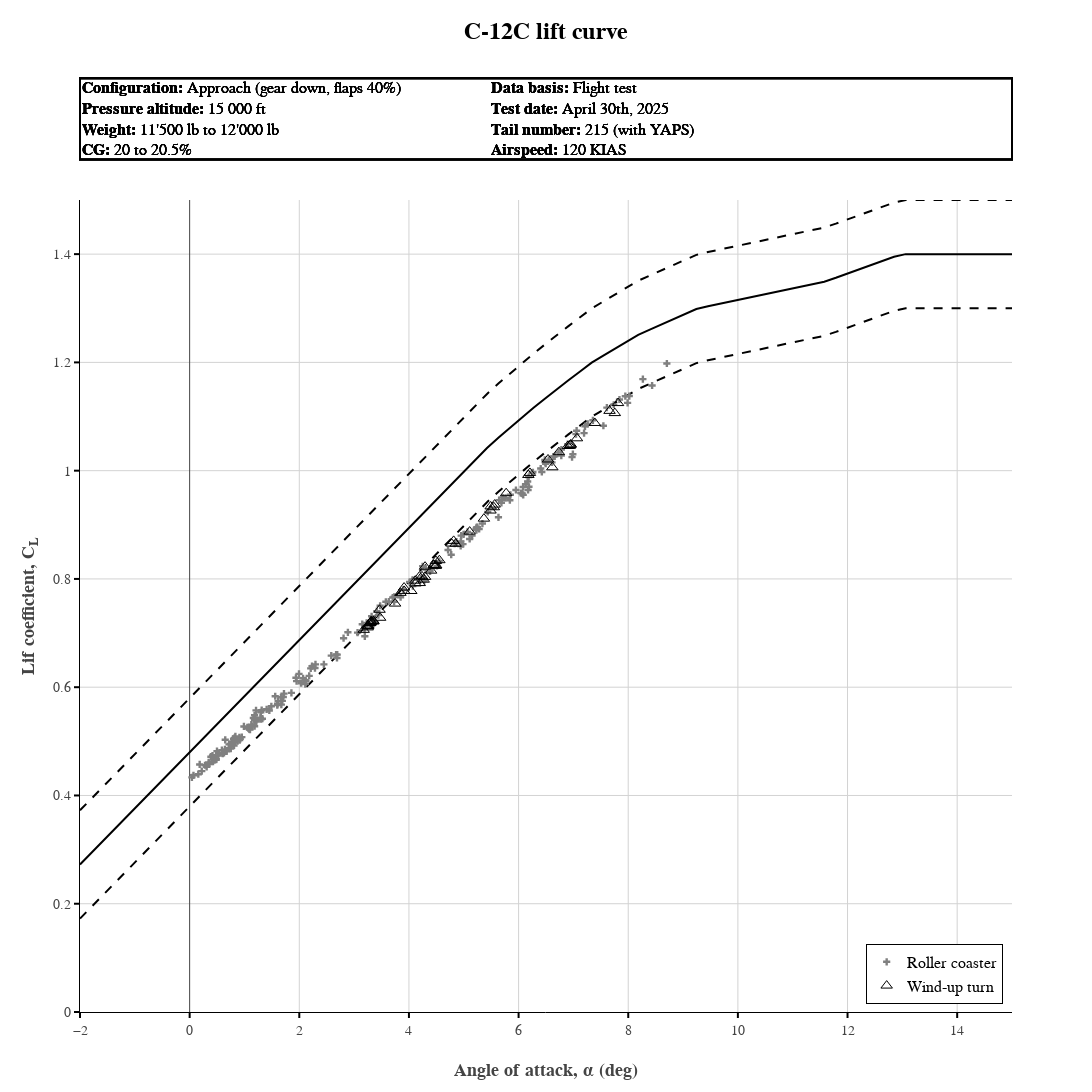
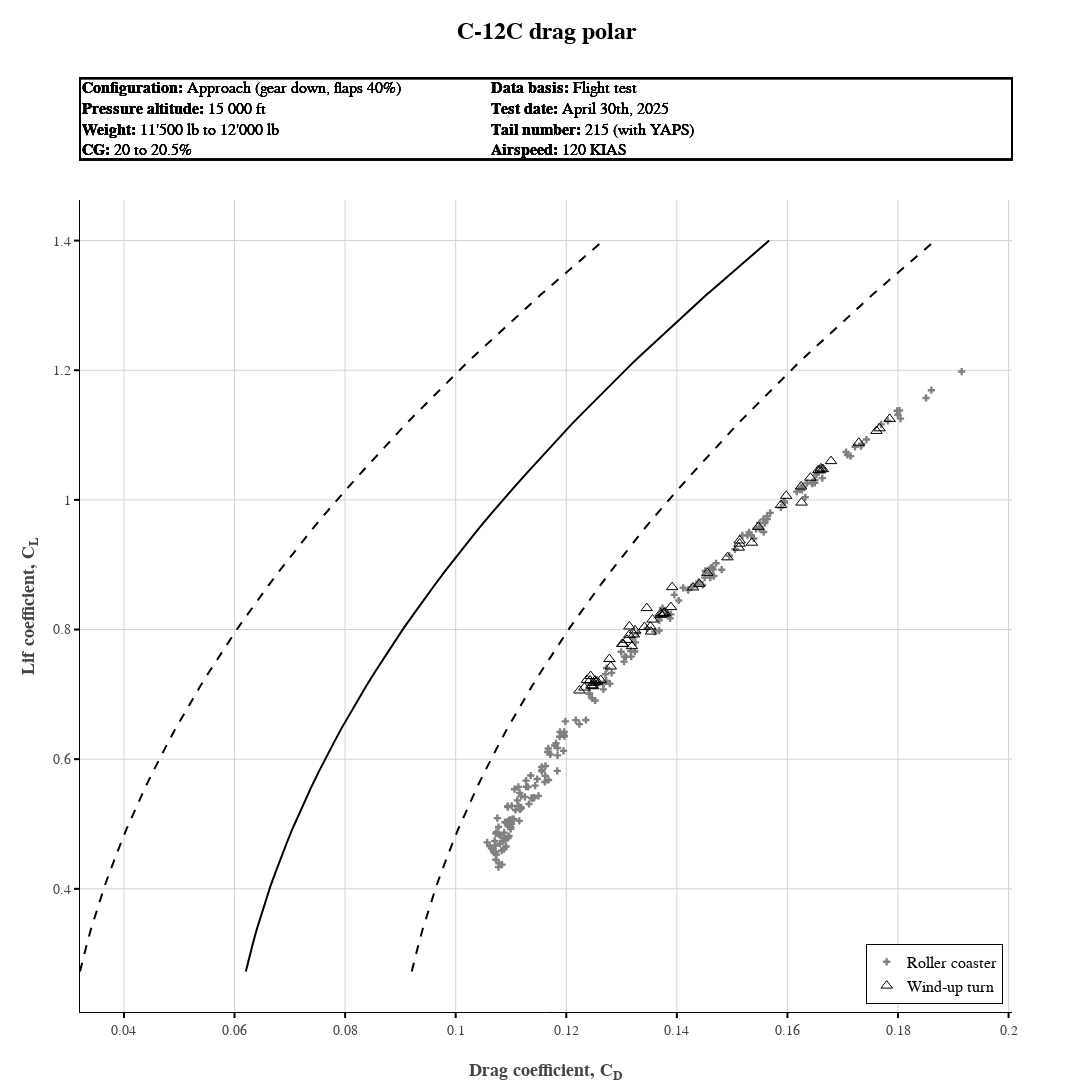
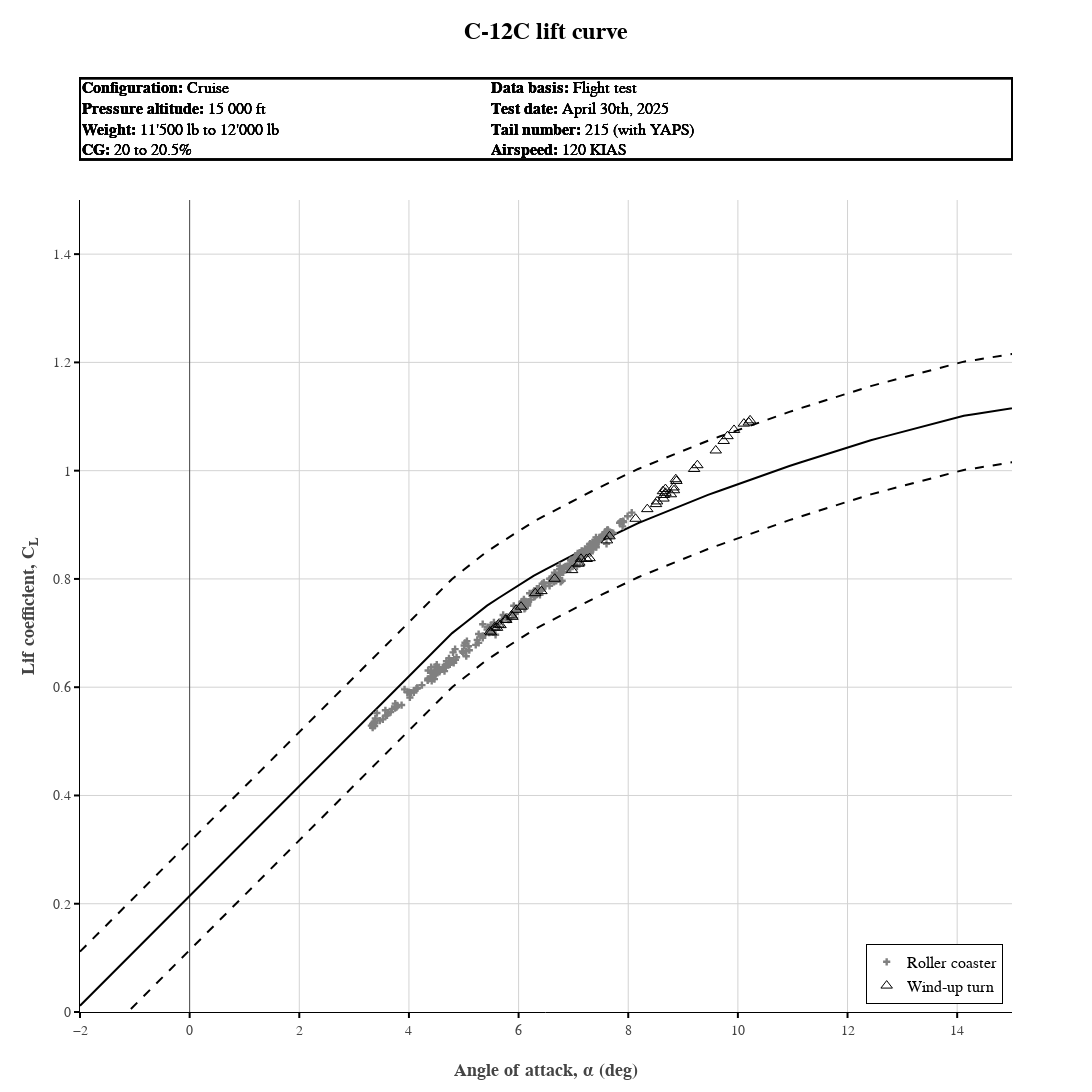
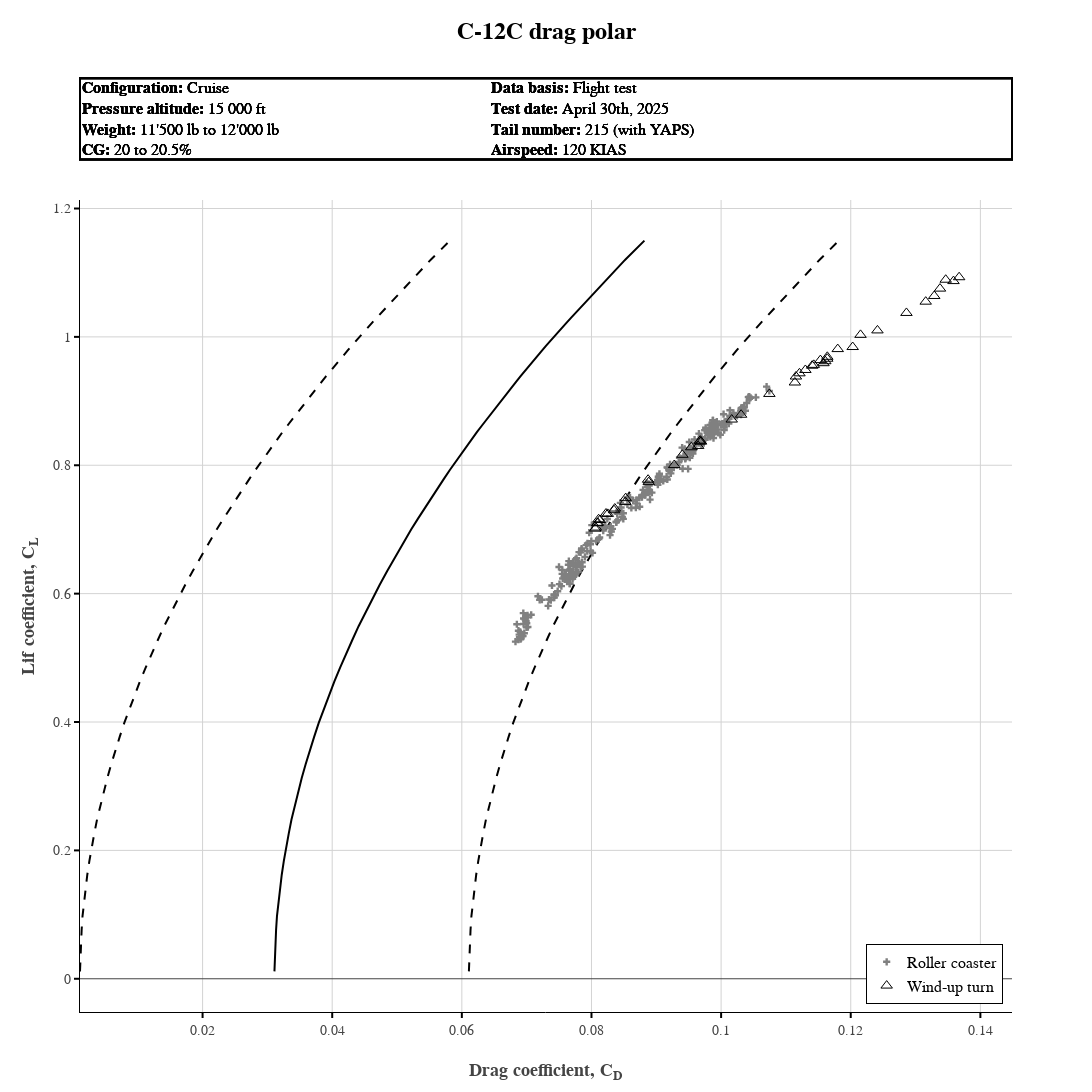

Notebook code cell kept with these figures, in order:
### Code cell
if ID==[]:
    #if no ID is specified, plot all maneuvers
    ID=data['ID'].unique()

selected_data=data[data['ID'].isin(ID)]


for airspeed_cat in ['120','150','180']:
    filtered_data = selected_data[selected_data['Label'].str.contains(airspeed_cat, na=False)]
    for conf, group in filtered_data.groupby('Conf'):

        #get theorical curves for CL
        CT=filtered_data['CT'].mean() #CT value for the maneuver. Used to draw the theorical CL curve.
        AOA=np.linspace(-2,19,100) #AOA range for the theorical CL curve.
        CL_vectorized=np.vectorize(libs.das.C12_CL_theo)
        CL_theo=CL_vectorized(CT,AOA,conf) #theorical CL curve.
        CL_theo__max=CL_theo+0.1
        CL_theo__min=CL_theo-0.1

        #get theorical curves for CD
        CD_vectorized=np.vectorize(libs.das.C12_CD_theo)
        CD_theo=CD_vectorized(CL_theo,CT,conf) #theorical CD curve.
        CD_theo__max=CD_theo+0.03
        CD_theo__min=CD_theo-0.03

        fig=go.Figure()
        fig2=go.Figure()

        fig.update_layout(
            template=matlab_template,
            # title=f"C-12C lift curve {maneuver_name} ({conf} configuration)",
            title="C-12C Lift Curve",
            xaxis=dict(title='Angle of attack, α (deg)',range=[-2,15],),
            yaxis=dict(title='Lif coefficient, C<sub>L</sub>',range=[0,1.5],),
        )
        #plot theorical curves for CL=f(alpha)
        fig.add_trace(go.Scatter(x=AOA, y=CL_theo,yaxis='y',mode='lines', name='theoretical CL curve',showlegend=False,line=dict(color='black')))
        fig.add_trace(go.Scatter(x=AOA, y=CL_theo__max,yaxis='y',mode='lines', name='theoretical CL curve +/- 0.1',showlegend=False,line=dict(color='black',dash='dash')))
        fig.add_trace(go.Scatter(x=AOA, y=CL_theo__min,yaxis='y',mode='lines', name='theoretical CL curve +/- 0.1',showlegend=False,line=dict(color='black',dash='dash')))

        fig2.update_layout(
            template=matlab_template,
            # title=f"C-12C drag polar {maneuver_name} ({conf} configuration)",
            title="C-12C Drag Polar",
            xaxis=dict(title='Drag coefficient, C<sub>D</sub>',),
            yaxis=dict(title='Lif coefficient, C<sub>L</sub>',),
        )
        #plot theorical curves for CL=f(CD)
        fig2.add_trace(go.Scatter(x=CD_theo, y=CL_theo,yaxis='y',mode='lines', name='theoretical CL curve',showlegend=False,line=dict(color='black')))
        fig2.add_trace(go.Scatter(x=CD_theo__max, y=CL_theo,yaxis='y',mode='lines', name='theoretical CL curve +/- 0.03',showlegend=False,line=dict(color='black',dash='dash')))
        fig2.add_trace(go.Scatter(x=CD_theo__min, y=CL_theo,yaxis='y',mode='lines', name='theoretical CL curve  +/- 0.03',showlegend=False,line=dict(color='black',dash='dash')))

        legend_RC=False
        legendW_UT=False
        #plot data by maneuver
        for conf_group in group.groupby('ID'):
            marker='cross' if 'RC' in conf_group['Label'].iloc[0] else 'triangle-up-open'
            maneuver='Roller coaster' if 'RC' in conf_group['Label'].iloc[0] else 'Wind-up turn'
            size=6 if 'RC' in conf_group['Label'].iloc[0] else 10
            color='grey' if 'RC' in conf_group['Label'].iloc[0] else 'black'

            if maneuver=='Roller coaster'and not legend_RC :
                showlegend=True
                legend_RC=True
            elif maneuver=='Wind-up turn' and not legendW_UT:
                showlegend=True
                legendW_UT=True
            else:
                showlegend=False
            fig.add_trace(go.Scatter(x=conf_group['AOA_true'], y=conf_group['CL'],yaxis='y',mode='markers', showlegend=showlegend, marker=dict(symbol=marker, size=size,color=color), name=maneuver))
            fig2.add_trace(go.Scatter(x=conf_group['CD'], y=conf_group['CL'],yaxis='y',mode='markers', showlegend=showlegend, marker=dict(symbol=marker,size=size,color=color), name=maneuver))


            fig.update_layout(width=8.42*180, height=6.4*180, legend=dict(yanchor="bottom", y=0.01, xanchor="right", x=0.99))
            fig2.update_layout(width=8.42*180, height=6.4*180, legend=dict(yanchor="bottom", y=0.01, xanchor="right", x=0.99))

            if conf=='Cruise':
                conf_extended='Cruise'
            elif conf=='Approach':
                conf_extended='Approach (gear down, flaps 40%)'
            elif conf=='Landing':
                conf_extended='Landing (gear down, flaps 40%)'

            #adding annotation on lift curve
            fig.add_shape(type="rect", xref="paper", yref="paper",
                x0=0, y0=1.05,     # Bottom-left corner
                x1=1, y1=1.15,     # Top-right corner
                line=dict(color="black", width=2,),
                layer="below",     # 'above' or 'below' the data
            )


            fig.add_annotation(x=0, y=1.15, xref="paper", yref="paper",align='left',
                font=dict(size=16, color="black",family="Arial"),
                text=f"<b>Configuration:</b> {conf_extended}<br><b>Pressure altitude:</b> 15 000 ft<br><b>Weight:</b> 11'500 lb to 12'000 lb<br><b>CG:</b> 20 to 20.5%<br>",
                showarrow=False,)

            fig.add_annotation(x=0.55, y=1.15, xref="paper", yref="paper",align='left',
                font=dict(size=16, color="black",family="Arial"),
                text=f"<b>Data basis:</b> Flight test<br><b>Test date:</b> April 30th, 2025<br><b>Tail number:</b> 215 (with YAPS)<br><b>Airspeed:</b> {airspeed_cat} KIAS<br>",
                showarrow=False,)

             #adding annotation on drag polar
            fig2.add_shape(type="rect", xref="paper", yref="paper",
                x0=0, y0=1.05,     # Bottom-left corner
                x1=1, y1=1.15,     # Top-right corner
                line=dict(color="black", width=2,),
                layer="below",     # 'above' or 'below' the data
            )

            fig2.add_annotation(x=0, y=1.15, xref="paper", yref="paper",align='left',
                font=dict(size=16, color="black",family="Arial"),
                text=f"<b>Configuration:</b> {conf_extended}<br><b>Pressure altitude:</b> 15 000 ft<br><b>Weight:</b> 11'500 lb to 12'000 lb<br><b>CG:</b> 20 to 20.5%<br>",
                showarrow=False,)

            fig2.add_annotation(x=0.55, y=1.15, xref="paper", yref="paper",align='left',
                font=dict(size=16, color="black",family="Arial"),
                text=f"<b>Data basis:</b> Flight test<br><b>Test date:</b> April 30th, 2025<br><b>Tail number:</b> 215 (with YAPS)<br><b>Airspeed:</b> {airspeed_cat} KIAS<br>",
                showarrow=False,)

            fig.update_layout(showlegend=True, legend=dict(font=dict(size=16, color="black",family="Arial"),),)
            fig2.update_layout(showlegend=True, legend=dict(font=dict(size=16, color="black",family="Arial"),),)

        fig.show()
        fig2.show()

        CD_error=filtered_data['CD']-filtered_data['CD_theo']

        # fig4=go.Figure()
        # fig4.update_layout(template=matlab_template,)
        # symbols = np.where(filtered_data['Label'].str.contains('Flip', na=False), 'circle', 'x')
        # fig4.add_trace(go.Scatter(x=filtered_data['AOSS'], y=CD_error,yaxis='y',mode='markers', marker=dict(symbol= symbols), name='CD error'))
        # fig4.show()

    # fig.write_image("data/Aeromod/lift_coeff_"+conf+".png", engine='kaleido')
    # fig2.write_image("data/Aeromod/drag_coeff_"+conf+".png", engine='kaleido')


# for column in ['AOA_true','Torque','CL']:
#     fig3=go.Figure()
#     fig3.update_layout(
#         template=matlab_template,
#         xaxis=dict(title=column),
#         yaxis=dict(title='Cd-CdTheo',),
#     )

#     fig3.add_trace(go.Scatter(x=filtered_data[column], y=CD_error,yaxis='y',mode='markers', marker=dict(symbol='circle'), name='CD error'))
#     fig3.show()

# fig5=go.Figure()
# fig5.update_layout(template=matlab_template,)
# symbols = np.where(filtered_data['Label'].str.contains('Flip', na=False), 'circle', 'x')
# fig5.add_trace(go.Scatter(x=filtered_data['CAS'], y=np.abs(filtered_data['AOSS']),yaxis='y',mode='markers', marker=dict(symbol= symbols), name='CD error'))
# fig5.show()
